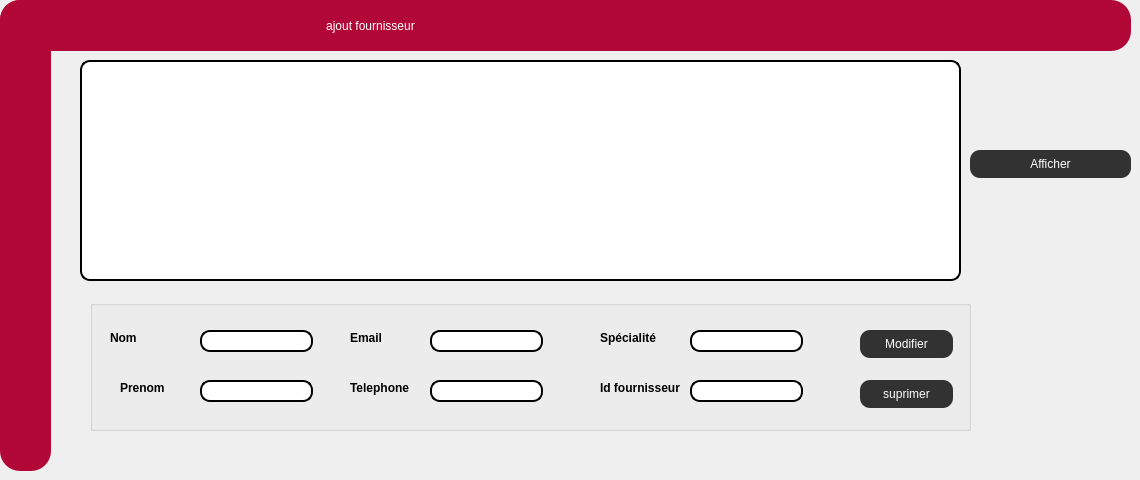
      <widget class="QWidget" name="tab_4">
       <attribute name="title">
        <string>consulter</string>
       </attribute>
       <widget class="QTableView" name="tableView_2">
        <property name="geometry">
         <rect>
          <x>80</x>
          <y>60</y>
          <width>881</width>
          <height>221</height>
         </rect>
        </property>
        <property name="styleSheet">
         <string notr="true">border: 2px solid black;
border-radius: 10px;
padding: 0 8px;
background: white;
selection-background-color: gray;</string>
        </property>
       </widget>
       <widget class="QPushButton" name="pb_afficher">
        <property name="geometry">
         <rect>
          <x>970</x>
          <y>150</y>
          <width>161</width>
          <height>28</height>
         </rect>
        </property>
        <property name="styleSheet">
         <string notr="true">QPushButton{
    color:white;
	font: 75 10pt &quot;Source Code Pro&quot;;
	font: 87 7pt &quot;Nexa Rust Sans Black 01&quot;;
    background-color: rgb(51, 50, 50);
background:  rgb(51, 50, 50);
border-radius:10px;
}
QPushButton:hover
{
color:white;

background:#b20837;
border-radius:10px;
}
</string>
        </property>
        <property name="text">
         <string>Afficher</string>
        </property>
       </widget>
       <widget class="QGroupBox" name="groupBox">
        <property name="geometry">
         <rect>
          <x>90</x>
          <y>300</y>
          <width>881</width>
          <height>131</height>
         </rect>
        </property>
        <property name="title">
         <string/>
        </property>
        <widget class="QLineEdit" name="nom">
         <property name="geometry">
          <rect>
           <x>110</x>
           <y>30</y>
           <width>113</width>
           <height>22</height>
          </rect>
         </property>
         <property name="styleSheet">
          <string notr="true">border: 2px solid black;
border-radius: 10px;
padding: 0 8px;
background: white;
selection-background-color: gray;</string>
         </property>
        </widget>
        <widget class="QLineEdit" name="prenom">
         <property name="geometry">
          <rect>
           <x>110</x>
           <y>80</y>
           <width>113</width>
           <height>22</height>
          </rect>
         </property>
         <property name="styleSheet">
          <string notr="true">border: 2px solid black;
border-radius: 10px;
padding: 0 8px;
background: white;
selection-background-color: gray;</string>
         </property>
        </widget>
        <widget class="QLineEdit" name="email">
         <property name="geometry">
          <rect>
           <x>340</x>
           <y>30</y>
           <width>113</width>
           <height>22</height>
          </rect>
         </property>
         <property name="styleSheet">
          <string notr="true">border: 2px solid black;
border-radius: 10px;
padding: 0 8px;
background: white;
selection-background-color: gray;</string>
         </property>
        </widget>
        <widget class="QLineEdit" name="tele">
         <property name="geometry">
          <rect>
           <x>340</x>
           <y>80</y>
           <width>113</width>
           <height>22</height>
          </rect>
         </property>
         <property name="styleSheet">
          <string notr="true">border: 2px solid black;
border-radius: 10px;
padding: 0 8px;
background: white;
selection-background-color: gray;</string>
         </property>
        </widget>
        <widget class="QLineEdit" name="special">
         <property name="geometry">
          <rect>
           <x>600</x>
           <y>30</y>
           <width>113</width>
           <height>22</height>
          </rect>
         </property>
         <property name="styleSheet">
          <string notr="true">border: 2px solid black;
border-radius: 10px;
padding: 0 8px;
background: white;
selection-background-color: gray;</string>
         </property>
        </widget>
        <widget class="QLineEdit" name="id">
         <property name="geometry">
          <rect>
           <x>600</x>
           <y>80</y>
           <width>113</width>
           <height>22</height>
          </rect>
         </property>
         <property name="styleSheet">
          <string notr="true">border: 2px solid black;
border-radius: 10px;
padding: 0 8px;
background: white;
selection-background-color: gray;</string>
         </property>
        </widget>
        <widget class="QPushButton" name="pb_suprimer">
         <property name="geometry">
          <rect>
           <x>770</x>
           <y>80</y>
           <width>93</width>
           <height>28</height>
          </rect>
         </property>
         <property name="styleSheet">
          <string notr="true">QPushButton{
    color:white;
	font: 75 10pt &quot;Source Code Pro&quot;;
	font: 87 7pt &quot;Nexa Rust Sans Black 01&quot;;
    background-color: rgb(51, 50, 50);
background:  rgb(51, 50, 50);
border-radius:10px;
}
QPushButton:hover
{
color:white;

background:#b20837;
border-radius:10px;
}
</string>
         </property>
         <property name="text">
          <string>suprimer</string>
         </property>
        </widget>
        <widget class="QPushButton" name="pb_modifier">
         <property name="geometry">
          <rect>
           <x>770</x>
           <y>30</y>
           <width>93</width>
           <height>28</height>
          </rect>
         </property>
         <property name="styleSheet">
          <string notr="true">QPushButton{
    color:white;
	font: 75 10pt &quot;Source Code Pro&quot;;
	font: 87 7pt &quot;Nexa Rust Sans Black 01&quot;;
    background-color: rgb(51, 50, 50);
background:  rgb(51, 50, 50);
border-radius:10px;
}
QPushButton:hover
{
color:white;

background:#b20837;
border-radius:10px;
}
</string>
         </property>
         <property name="text">
          <string>Modifier</string>
         </property>
        </widget>
        <widget class="QLabel" name="label_12">
         <property name="geometry">
          <rect>
           <x>20</x>
           <y>30</y>
           <width>55</width>
           <height>16</height>
          </rect>
         </property>
         <property name="font">
          <font>
           <pointsize>9</pointsize>
           <weight>75</weight>
           <bold>true</bold>
          </font>
         </property>
         <property name="text">
          <string>Nom</string>
         </property>
        </widget>
        <widget class="QLabel" name="label_13">
         <property name="geometry">
          <rect>
           <x>30</x>
           <y>80</y>
           <width>55</width>
           <height>16</height>
          </rect>
         </property>
         <property name="font">
          <font>
           <pointsize>9</pointsize>
           <weight>75</weight>
           <bold>true</bold>
          </font>
         </property>
         <property name="text">
          <string>Prenom</string>
         </property>
        </widget>
        <widget class="QLabel" name="label_14">
         <property name="geometry">
          <rect>
           <x>260</x>
           <y>30</y>
           <width>55</width>
           <height>16</height>
          </rect>
         </property>
         <property name="font">
          <font>
           <pointsize>9</pointsize>
           <weight>75</weight>
           <bold>true</bold>
          </font>
         </property>
         <property name="text">
          <string>Email</string>
         </property>
        </widget>
        <widget class="QLabel" name="label_15">
         <property name="geometry">
          <rect>
           <x>260</x>
           <y>80</y>
           <width>71</width>
           <height>16</height>
          </rect>
         </property>
         <property name="font">
          <font>
           <pointsize>9</pointsize>
           <weight>75</weight>
           <bold>true</bold>
          </font>
         </property>
         <property name="text">
          <string>Telephone</string>
         </property>
        </widget>
        <widget class="QLabel" name="label_16">
         <property name="geometry">
          <rect>
           <x>510</x>
           <y>30</y>
           <width>61</width>
           <height>16</height>
          </rect>
         </property>
         <property name="font">
          <font>
           <pointsize>9</pointsize>
           <weight>75</weight>
           <bold>true</bold>
          </font>
         </property>
         <property name="text">
          <string>Spécialité</string>
         </property>
        </widget>
        <widget class="QLabel" name="label_17">
         <property name="geometry">
          <rect>
           <x>510</x>
           <y>80</y>
           <width>81</width>
           <height>16</height>
          </rect>
         </property>
         <property name="font">
          <font>
           <pointsize>9</pointsize>
           <weight>75</weight>
           <bold>true</bold>
          </font>
         </property>
         <property name="text">
          <string>Id fournisseur</string>
         </property>
        </widget>
       </widget>
       <widget class="QLabel" name="label_RedEq2_17">
        <property name="geometry">
         <rect>
          <x>0</x>
          <y>0</y>
          <width>51</width>
          <height>471</height>
         </rect>
        </property>
        <property name="styleSheet">
         <string notr="true">color:white;

background:#b20837;
border-radius:20px;</string>
        </property>
        <property name="text">
         <string/>
        </property>
       </widget>
       <widget class="QLabel" name="label_redEq_2">
        <property name="geometry">
         <rect>
          <x>0</x>
          <y>0</y>
          <width>1131</width>
          <height>51</height>
         </rect>
        </property>
        <property name="styleSheet">
         <string notr="true">color:white;

background:#b20837;
border-radius:20px;</string>
        </property>
        <property name="text">
         <string>                                                                                                  ajout fournisseur</string>
        </property>
       </widget>
      </widget>
